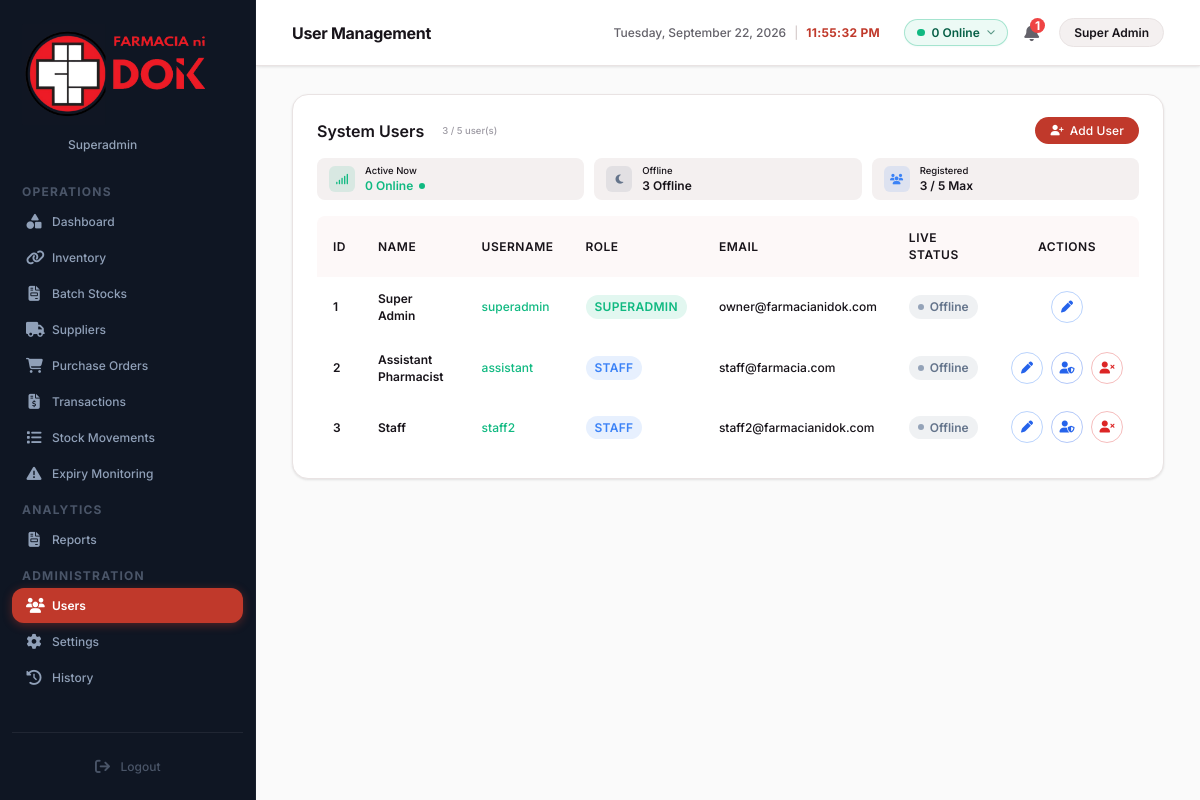
The page /users (signed in) on the database as committed earlier.
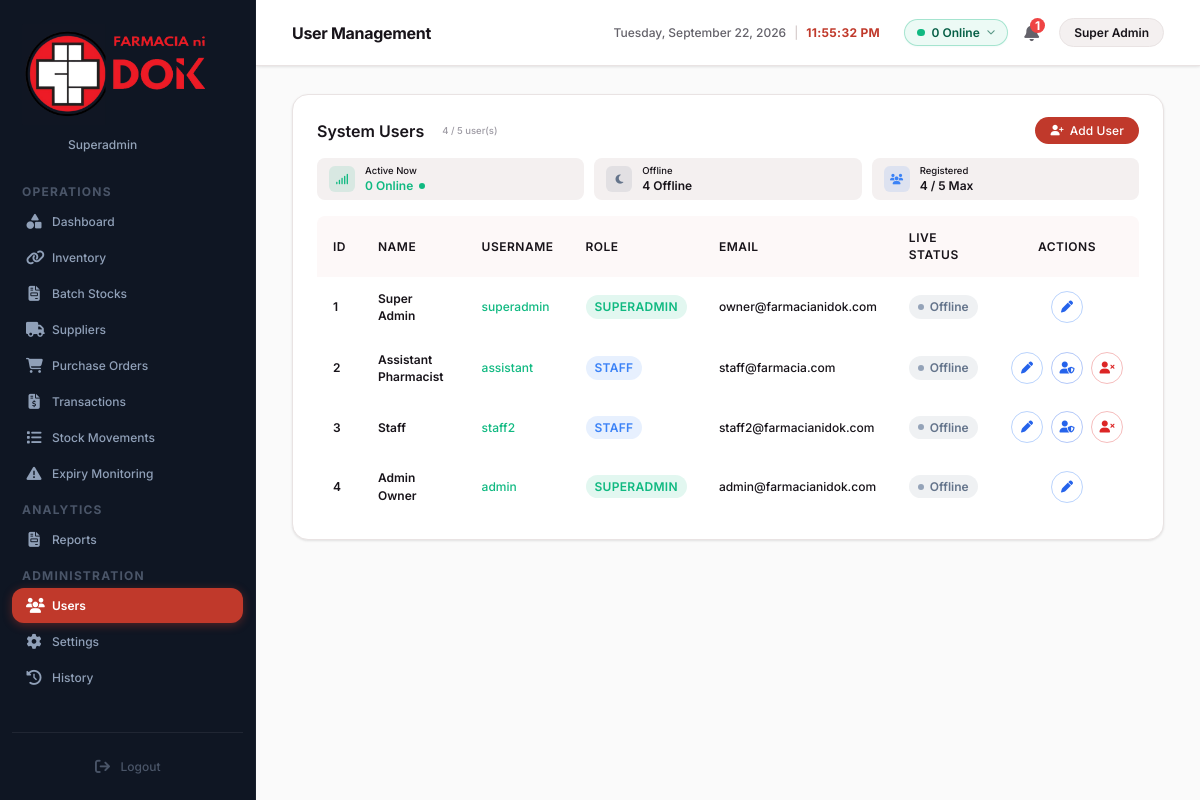
The same page on the database as committed later.
### tables this page shows
CREATE TABLE users (
            id INTEGER PRIMARY KEY AUTOINCREMENT,
            username TEXT NOT NULL UNIQUE,
            password TEXT NOT NULL,
            role TEXT NOT NULL,
            name TEXT NOT NULL,
            user_id TEXT,
            contact TEXT,
            email TEXT,
            license_no TEXT,
            joined_date TEXT,
            address TEXT
        , permissions TEXT DEFAULT NULL, is_online INTEGER DEFAULT 0, last_login TEXT DEFAULT NULL, last_logout TEXT DEFAULT NULL, last_seen TEXT DEFAULT NULL, is_active INTEGER DEFAULT 1, deactivated_at TEXT DEFAULT NULL);

### app.py (the view, shortened to what this page needs)
@app.route('/users', methods=['GET', 'POST'])
def users():
    if session.get('role') == 'Staff':
        return redirect(url_for('dashboard'))
    conn = get_db_connection()
    now_ph = get_current_ph_time().replace(tzinfo=None)
    try:
        trashed_users = conn.execute("SELECT id, username, name, role, deactivated_at FROM users WHERE is_active = 0 AND deactivated_at IS NOT NULL").fetchall()
        conn.commit()
    except Exception as e:
        print("User auto-purge error:", e)
    raw_users = conn.execute('SELECT * FROM users').fetchall()
    users_list = []
    online_count = 0
    deactivated_count = 0
    all_perm_keys = [p['key'] for cat in PERMISSION_CATALOG for p in cat['permissions']]
    for u in raw_users:
        u_dict = dict(u)
        is_computed_online = False
        is_active = u_dict.get('is_active', 1)
        if is_active == 0:
            deactivated_count += 1
            deact_str = u_dict.get('deactivated_at')
            if deact_str:
                deact_dt = parse_dt_safe(deact_str)
                days_left = max(0, 30 - (now_ph - deact_dt).days) if deact_dt else 30
            else:
                days_left = 30
            u_dict['days_remaining'] = days_left
            is_computed_online = False
        else:
            is_computed_online = compute_user_online_status(u_dict, now_ph)
            if is_computed_online:
                online_count += 1
        u_dict['computed_online'] = is_computed_online
        user_role = u_dict.get('role', '')
        if user_role in ['Superadmin', 'Owner / Pharmacist'] or 'Super' in user_role or 'Owner' in user_role:
            effective_perms = all_perm_keys
        else:
            perms_raw = u_dict.get('permissions')
            if perms_raw is None or perms_raw == '*':
                effective_perms = list(DEFAULT_STAFF_PERMISSIONS)
            else:
                try:
                    parsed_perms = json.loads(perms_raw) if isinstance(perms_raw, str) else (perms_raw or [])
                    effective_perms = parsed_perms if isinstance(parsed_perms, list) else list(DEFAULT_STAFF_PERMISSIONS)
                except Exception:
                    effective_perms = list(DEFAULT_STAFF_PERMISSIONS)
        u_dict['effective_perms'] = effective_perms
        u_dict['perm_count'] = len(effective_perms)
        u_dict['perms_json'] = json.dumps(effective_perms)
        users_list.append(u_dict)
    total_users = len(users_list)
    active_users = total_users - deactivated_count
    offline_count = max(0, active_users - online_count)
    conn.close()
    return render_template('users.html', users=users_list, online_count=online_count, offline_count=offline_count, total_users=total_users, deactivated_count=deactivated_count, active_page='users', all_perm_keys=all_perm_keys)

### app.py (called while the page is built, shortened)
def has_permission(perm_key):
    role = session.get('role', '')
    if role in ['Superadmin', 'Owner / Pharmacist'] or 'Super' in role or 'Owner' in role:
        return True

def get_current_ph_time():
    try:
        import zoneinfo
        tz = zoneinfo.ZoneInfo('Asia/Manila')
        return datetime.now(tz)
    except Exception:
        tz = timezone(timedelta(hours=8))
        return datetime.now(tz)

def parse_dt_safe(dt_str):
    if not dt_str:
        return None
    for fmt in ('%Y-%m-%d %H:%M:%S', '%Y-%m-%d %I:%M:%S %p', '%Y-%m-%d %I:%M %p', '%Y-%m-%d %H:%M', '%Y-%m-%dT%H:%M:%S'):
        try:
            return datetime.strptime(str(dt_str).strip(), fmt)
        except (ValueError, TypeError):
            continue
    return None

def get_local_ip():
    try:
        s = socket.socket(socket.AF_INET, socket.SOCK_DGRAM)
        s.connect(('8.8.8.8', 80))
        ip = s.getsockname()[0]
        s.close()
        return ip
    except Exception:
        return '127.0.0.1'

@app.context_processor
def inject_system_info():
    return {'local_ip': get_local_ip()}

### database.py (called while the page is built)
def get_db_connection():
    conn = sqlite3.connect(get_db_path())
    conn.row_factory = sqlite3.Row
    return conn

### templates/users.html (shortened to what the changed rows need)
{% extends 'base.html' %}
{% block title %}User Management{% endblock %}
{% block content %}
<div class="panel">
    <div class="panel-header" style="display: flex; flex-direction: column; gap: 14px; align-items: stretch; margin-bottom: 16px;">
        <div style="display: flex; justify-content: space-between; align-items: center;">
            <div style="display: flex; align-items: center; gap: 10px;">
                <h3 style="font-weight: 600; color: var(--text-dark); margin: 0; font-size: 15px;">System Users</h3>
                <span class="list-count-badge" style="font-size: 10.5px; padding: 2px 8px;">
                    {{ total_users or (users | length) }} / 5 user(s)
                </span>
            </div>
        </div>
        <div style="display: flex; gap: 10px; flex-wrap: wrap;">
            <div class="session-card">
                <div>
                    <div style="font-size: 9.5px; font-weight: 500; color: var(--text-gray);">Offline</div>
                    <div id="live-offline-count" style="font-size: 12px; font-weight: 600; color: var(--text-dark); margin-top: 2px;">
                    </div>
                </div>
            </div>
            <div class="session-card">
                <div>
                    <div style="font-size: 9.5px; font-weight: 500; color: var(--text-gray);">Registered</div>
                    <div id="live-total-count" style="font-size: 12px; font-weight: 600; color: var(--text-dark); margin-top: 2px;">
                    </div>
                </div>
            </div>
        </div>
    </div>
    <div style="overflow-x: auto; margin-top: 14px;">
        <table class="users-table">
            <thead>
                <tr>
                    <th style="width: 45px;">ID</th>
                    <th>Name</th>
                    <th>Username</th>
                    <th>Role</th>
                    <th>Email</th>
                    <th>Live Status</th>
                    <th style="text-align: center;">Actions</th>
                </tr>
            </thead>
            <tbody>
                {% for u in users %}
                <tr id="user-row-{{ u.id }}">
                    <td style="font-weight: 600; font-size: 11.5px; color: var(--text-dark);">{{ loop.index }}<span style="display: none;">{{ u.id }}|{{ u.user_id }}</span></td>
                    <td style="font-weight: 600; font-size: 12px; color: var(--text-dark);">{{ u.name }}</td>
                    <td style="font-weight: 500; font-size: 11.5px; color: #10b981;"><span style="display: none;">@{{ u.username }}</span>{{ u.username }}</td>
                    <td>
                        {% if u.role in ['Superadmin', 'Owner / Pharmacist'] or 'Super' in u.role or 'Owner' in u.role %}
                        <span class="role-badge role-badge-superadmin">Superadmin</span>
                        {% elif u.role in ['Admin', 'Administrator'] %}
                        <span class="role-badge role-badge-admin">Admin</span>
                        {% elif u.role == 'Staff' %}
                        <span class="role-badge role-badge-staff">Staff</span>
                        {% else %}
                        <span class="role-badge role-badge-staff">{{ u.role }}</span>
                        {% endif %}
                    </td>
                    <td style="font-size: 11.5px; color: var(--text-dark);">{{ u.email if u.email else '—' }}</td>
                    <td id="user-status-{{ u.id }}">
                    </td>
                    <td style="text-align: center;">
                        <div style="display: flex; gap: 8px; justify-content: center; align-items: center;">
                            <button type="button" class="btn-icon-circle btn-edit" title="Edit User" onclick="openEditUserModal('{{ u.id }}', '{{ u.name }}', '{{ u.username }}', '{{ u.password }}', '{{ u.role }}', '{{ u.contact }}', '{{ u.email }}', '{{ u.joined_date }}')">
                                <i class="fa-solid fa-pen"></i>
                            </button>
                            {% if u.role not in ['Superadmin', 'Owner / Pharmacist'] and 'Super' not in u.role and 'Owner' not in u.role %}
                            <button type="button" class="btn-icon-circle btn-permissions" onclick="openPermissionsModal('{{ u.id }}', '{{ u.name|e }}', '{{ u.username|e }}', '{{ u.role|e }}', {{ u.perms_json }})" title="Role Permissions">
                                <i class="fa-solid fa-user-shield"></i>
                            </button>
                            {% endif %}
                            {% if u.role not in ['Superadmin', 'Owner / Pharmacist'] and 'Super' not in u.role and 'Owner' not in u.role %}
                            <form action="{{ url_for('toggle_user_status', user_id=u.id) }}" method="POST" style="margin: 0; display: inline;">
                                {% if u.is_active == 0 %}
                                <button type="submit" class="btn-icon-circle btn-receive" title="Activate" onclick="return confirmAction(event, 'Reactivate user {{ u.name }}?')">
                                    <i class="fa-solid fa-user-check"></i>
                                </button>
                                {% else %}
                                <button type="submit" class="btn-icon-circle btn-delete" title="Deactivate" onclick="return confirmAction(event, 'Deactivate user {{ u.name }}? Account will be permanently deleted after 30 days.')">
                                    <i class="fa-solid fa-user-xmark"></i>
                                </button>
                                {% endif %}
                            </form>
                            {% endif %}
                        </div>
                    </td>
                </tr>
                {% endfor %}
            </tbody>
        </table>
    </div>
</div>
{% endblock %}

### templates/base.html (shortened to what the changed rows need)
<!DOCTYPE html>
<html lang="en">
<head>
    <link rel="stylesheet" href="{{ url_for('static', filename='css/style.css') }}">
    <link rel="stylesheet" href="https://cdnjs.cloudflare.com/ajax/libs/font-awesome/6.4.0/css/all.min.css">
</head>
<body>
    <div class="app-container">
        <main class="main-content">
            <header class="header">
                <h1 class="header-title">{% block title %}{% endblock %}</h1>
                <div style="display: flex; align-items: center; gap: 24px;">
                    <div style="display: flex; align-items: center; gap: 16px;">
                        <div class="header-profile" style="position: relative;">
                    <div class="profile-info">
                        <span class="profile-name">
                            {{ session.get('name', session.get('role', 'User')) }}
                        </span>
                    </div>
                </div>
                </div>
            </header>
            <div class="content-wrapper">
                {% block content %}{% endblock %}
            </div>
        </main>
    </div>
</body>
</html>

Rows that differ between the two databases and show on the page:
added users: name "Admin Owner", username "admin", role "SUPERADMIN", email "admin@farmacianidok.com"
Other text that changed with them:
{{ total_users or (users | length) }}: "3" → "4"
text written by a page script: "3 Offline" → "4 Offline"
text written by a page script: "3 / 5 Max" → "4 / 5 Max"
